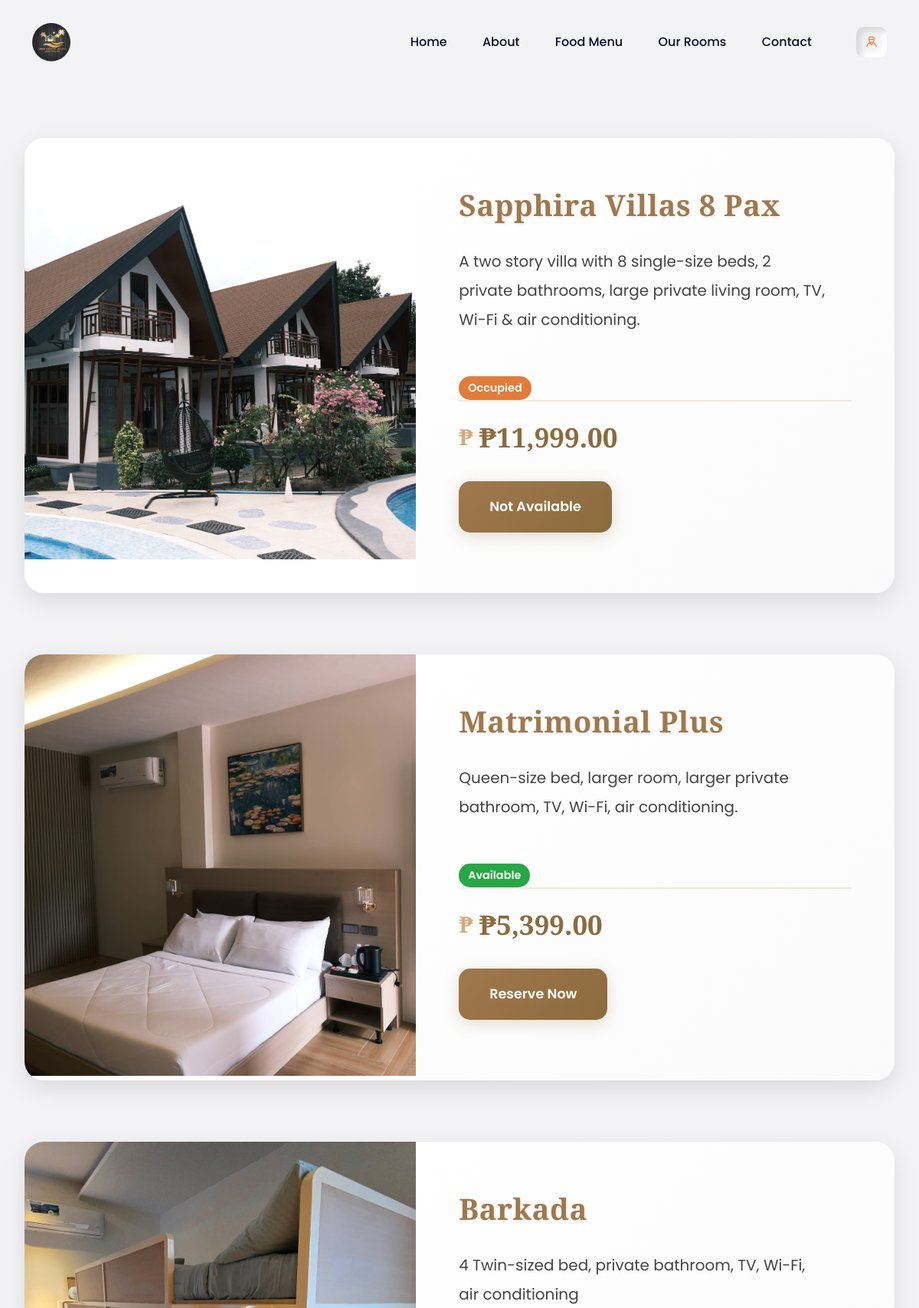
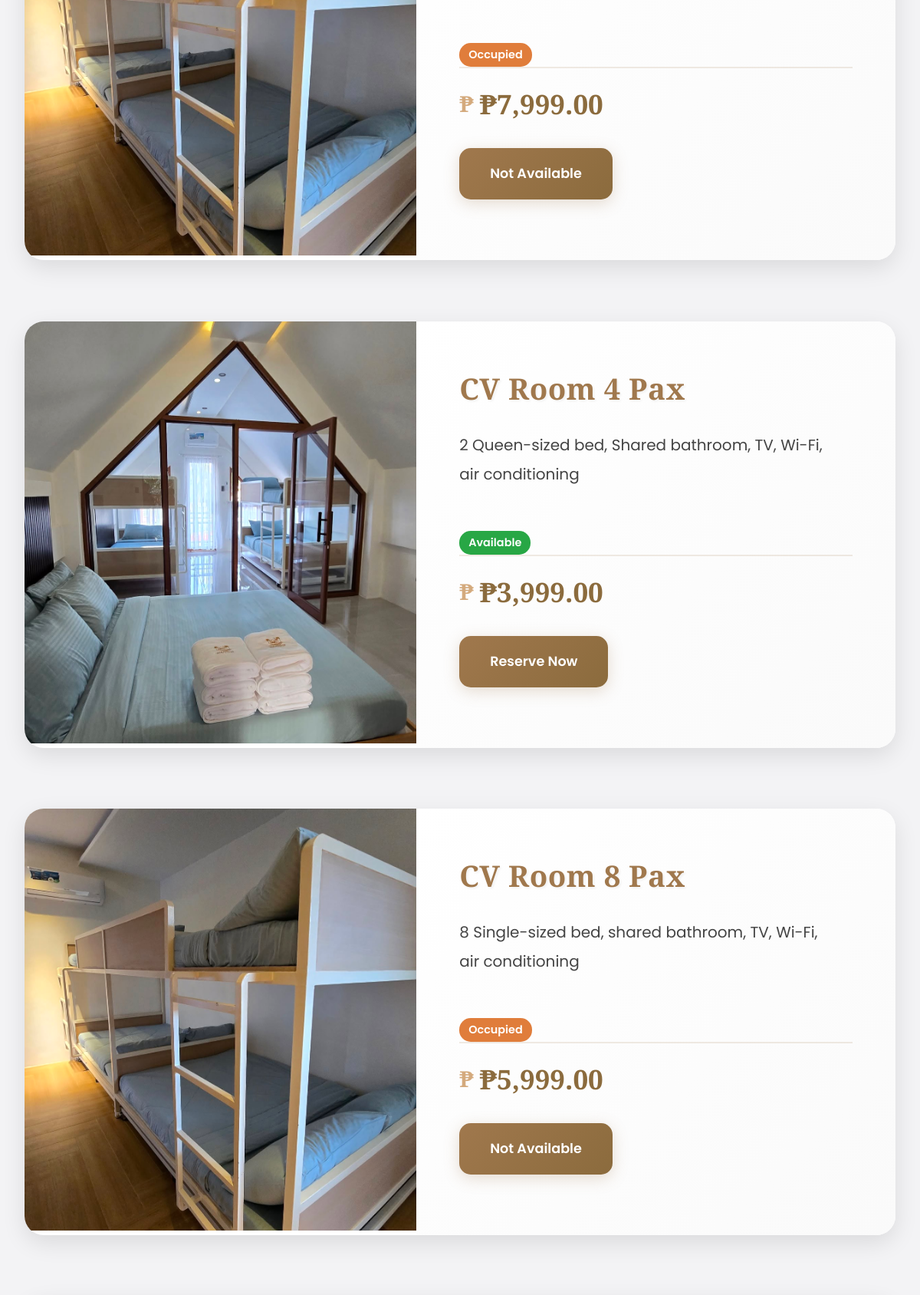
Screenshot of /pages/roombooking.php (upper part) with the database file from the repository (2 pictures, top to bottom).
### tables this page shows
CREATE TABLE `services_tb` (
  `services_id` int(11) NOT NULL,
  `services_name` varchar(50) NOT NULL,
  `services_image` varchar(100) NOT NULL,
  `services_description` varchar(500) NOT NULL,
  `services_price` decimal(10,0) NOT NULL,
  `booking_count` int(11) DEFAULT 0,
  `status_note` varchar(50) NOT NULL,
  `status` enum('available','occupied','maintenance') DEFAULT NULL
);

### pages/roombooking.php (called while the page is built, shortened)
<?php
	$page_info['page'] = 'roombooking';
	$page_info['sub_page'] = isset($_GET['sub_page'])? $_GET['sub_page'] : 'roombooking';
	try {
		new roombooking($page_info);
	}catch (Throwable $e){
		echo '<h1>ERROR 404</h1>';
		echo $e->getMessage();
	}
	class roombooking {
		function __construct($page_info){
			$this->{$page_info['sub_page']}();
		}
		function roombooking(){
			include '../views/roombooking.php';
		}
	}
?>

### model/server.php (called while the page is built, shortened)
<?php
class Connector {
    private $host = 'localhost';
    private $db_name = 'resort_db';
    private $username = 'root';
    private $password = '';
    private $conn;
    public function __construct() {
        try {
            $this->conn = new PDO(
                "mysql:host={$this->host};dbname={$this->db_name}",
                $this->username,
                $this->password
            );
            $this->conn->setAttribute(PDO::ATTR_ERRMODE, PDO::ERRMODE_EXCEPTION);
        } catch(PDOException $e) {
            echo "Connection Error: " . $e->getMessage();
        }
    }
    public function getConnection() {
        return $this->conn;
    }
}

### model/Booking_Model.php (called while the page is built, shortened)
<?php
require_once 'server.php';
class Booking_Model {
    private $conn;
    public function __construct() {
        $connector = new Connector();
        $this->conn = $connector->getConnection();
    }
    public function get_service() {
        $sql = "SELECT * FROM services_tb";
        $stmt = $this->conn->prepare($sql);
        $stmt->execute();
        return $stmt->fetchAll(PDO::FETCH_ASSOC);
    }
}
?>

### views/roombooking.php (the view, shortened to what this page needs)
<?php
    require_once 'nav/header.php';
    include_once '../model/Booking_Model.php';
    $bookingModel = new Booking_Model();
    $services = $bookingModel->get_service();
    require_once '../model/server.php';
    $connector = new Connector();
    ?>
     <link rel="stylesheet" href="../assets/css/books.css">
        <div class="content-wrapper">
            <div class="rooms-container">
                <section id="services" class="services section">
                    <div class="service-list">
                        <?php foreach ($services as $srvc):
                            $sql = "SELECT status FROM services_tb
                                   WHERE services_id = :service_id";
                            $stmt = $connector->getConnection()->prepare($sql);
                            $stmt->execute([':service_id' => $srvc['services_id']]);
                            $result = $stmt->fetch(PDO::FETCH_ASSOC);
                            $isAvailable = ($result['status'] === 'available');
                        ?>
                            <div class="service-item">
                                <img src="../images/<?= $srvc['services_image'] ?>" alt="<?= $srvc['services_name'] ?>" class="service-image">
                                <div class="service-content">
                                    <div>
                                        <h3><?= $srvc['services_name'] ?></h3>
                                        <p class="description"><?= $srvc['services_description'] ?></p>
                                        <div class="status-badge <?= $isAvailable ? 'available' : ($result['status'] === 'maintenance' ? 'maintenance' : 'occupied') ?>">
                                        <?= ($isAvailable ? 'Available' : ($result['status'] === 'maintenance' ? 'Maintenance' : 'Occupied')) ?>
                                        </div>
                                    </div>
                                    <div>
                                        <div class="service-price">
                                            ₱<?= number_format($srvc['services_price'], 2) ?>
                                        </div>
                                        <a href="reservation.php?service_id=<?= $srvc['services_id'] ?>"
                                           class="readmore <?= !$isAvailable ? 'disabled' : '' ?>"
                                           <?= !$isAvailable ? 'onclick="return false"' : '' ?>>
                                            <span><?= $isAvailable ? 'Reserve Now' : 'Not Available' ?></span>
                                        </a>
                                    </div>
                                </div>
                            </div>
                        <?php endforeach; ?>
                    </div>
                </section>
            </div>
        </div>
    <?php include 'nav/footer.php'; ?>

### assets/css/style.css (style rules this page uses)
body { font-family: 'Poppins', sans-serif; text-rendering: optimizeLegibility !important; background: #f3f3f5; }
body, html { overflow-x: hidden; }
img { max-width: 100%; }
a { background-color: transparent; text-decoration: none !important; outline: none !important; }
* { -webkit-tap-highlight-color: transparent; }
h1, h2, h3, h4, h5, h6 { color: #0d0d25; font-family: 'Playfair Display', serif; font-weight: 900; }
p { font-size: 16px; line-height: 30px; }
.section { padding-top: 100px; padding-bottom: 100px; position: relative; }

### assets/css/books.css (style rules this page uses)
:root { --primary-color: #a0784d; --accent-color: #d4aa7d; --secondary-color: #8b6b3d; --font-family-heading: 'Playfair Display', serif; --font-family-body: 'Poppins', sans-serif; --shadow-color: rgba(0, 0, 0, 0.1); }
.service-list { display: flex; flex-direction: column; max-width: 1200px; margin: 0 auto; padding: 5rem 2rem; gap: 5rem; }
.service-item { display: flex; background: #ffffff; border-radius: 25px; overflow: hidden; box-shadow: 0 10px 30px var(--shadow-color); min-height: 550px; transition: all 0.4s cubic-bezier(0.4, 0, 0.2, 1); position: relative; animation: scaleIn 0.6s ease-out forwards; }
.service-item::before { content: ''; position: absolute; inset: 0; background: linear-gradient(45deg, var(--primary-color), var(--accent-color)); opacity: 0; transition: opacity 0.4s ease; z-index: 0; }
.service-image { width: 45%; height: 550px; object-fit: cover; transition: all 0.5s ease; position: relative; filter: brightness(1.02); animation: fadeInUp 0.8s ease-out forwards; }
.service-content { width: 55%; padding: 3.5rem; display: flex; flex-direction: column; justify-content: space-between; background: linear-gradient(135deg, #fff, #fafafa); position: relative; z-index: 1; animation: fadeInUp 0.8s ease-out 0.2s forwards; opacity: 0; }
.service-item h3 { font-family: var(--font-family-heading); font-size: 2.4rem; color: var(--primary-color); margin-bottom: 2rem; padding-top: 0.5rem; text-shadow: 2px 2px 3px rgba(0,0,0,0.05); letter-spacing: 0.5px; animation: fadeInUp 0.6s ease-out 0.4s forwards; }
.description { font-size: 1.25rem; color: #444; line-height: 1.9; margin-bottom: 2.8rem; padding-right: 2rem; position: relative; animation: fadeInUp 0.6s ease-out 0.6s forwards; }
.service-price { font-size: 2.2rem; color: var(--secondary-color); font-weight: 700; font-family: var(--font-family-heading); margin-bottom: 2rem; padding-top: 1.2rem; border-top: 2px solid rgba(160, 120, 77, 0.15); display: flex; align-items: center; gap: 0.5rem; animation: fadeInUp 0.6s ease-out 0.8s forwards; }
.service-price::before { content: '₱'; font-size: 1.8rem; color: var(--accent-color); }
.readmore { background: linear-gradient(135deg, var(--primary-color), var(--secondary-color)); color: #ffffff; padding: 20px 40px; border-radius: 15px; text-decoration: none; font-family: var(--font-family-body); font-weight: 600; font-size: 1.1rem; transition: all 0.4s ease; display: inline-block; text-align: center; width: fit-content; margin-bottom: 1rem; box-shadow: 0 5px 20px rgba(160, 120, 77, 0.25); position: relative; overflow: hidden; animation: fadeInUp 0.6s ease-out 1s forwards; }
.readmore::before { content: ''; position: absolute; top: 0; left: 0; width: 100%; height: 100%; background: linear-gradient(135deg, var(--accent-color), var(--primary-color)); opacity: 0; transition: opacity 0.4s ease; }
.readmore span { position: relative; z-index: 1; }

### views/roombooking.php (style rules this page uses)
.status-badge { display: inline-block; padding: 5px 12px; border-radius: 15px; font-size: 0.9rem; font-weight: 600; margin-top: 10px; }
.status-badge.available { background-color: #28a745; color: white; }
.status-badge.occupied { background-color:rgb(224, 125, 59); color: white; }
.readmore.disabled { background-color: #6c757d; cursor: not-allowed; opacity: 0.65; }

### rows the page displays
services_tb: services_image (picture), services_name "Sapphira Villas 8 Pax", services_description "A two story villa with 8 single-size beds, 2 private bathrooms, large private living room, TV, Wi-Fi & air conditioning.", status "Occupied", services_price "11,999.00"
services_tb: services_image (picture), services_name "Matrimonial Plus", services_description "Queen-size bed, larger room, larger private bathroom, TV, Wi-Fi, air conditioning.", status "Available", services_price "5,399.00"
services_tb: services_image (picture), services_name "Barkada", services_description "4 Twin-sized bed, private bathroom, TV, Wi-Fi, air conditioning", status "Occupied", services_price "7,999.00"
services_tb: services_image (picture), services_name "CV Room 4 Pax", services_description "2 Queen-sized bed, Shared bathroom, TV, Wi-Fi, air conditioning", status "Available", services_price "3,999.00"
services_tb: services_image (picture), services_name "CV Room 8 Pax", services_description "8 Single-sized bed, shared bathroom, TV, Wi-Fi, air conditioning", status "Occupied", services_price "5,999.00"
